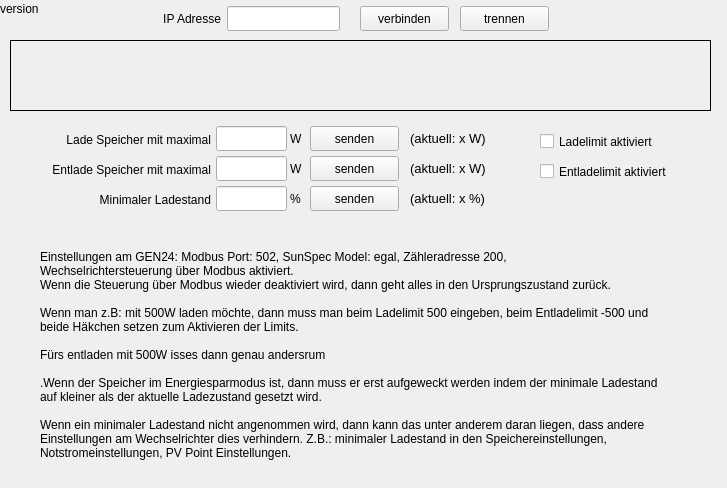
<?xml version="1.0" encoding="UTF-8"?>
<ui version="4.0">
 <class>MainWindow</class>
 <widget class="QMainWindow" name="MainWindow">
  <property name="geometry">
   <rect>
    <x>0</x>
    <y>0</y>
    <width>727</width>
    <height>488</height>
   </rect>
  </property>
  <property name="windowTitle">
   <string>MainWindow</string>
  </property>
  <widget class="QWidget" name="centralWidget">
   <widget class="QPushButton" name="pushButton_charge_send">
    <property name="geometry">
     <rect>
      <x>310</x>
      <y>126</y>
      <width>89</width>
      <height>25</height>
     </rect>
    </property>
    <property name="text">
     <string>senden</string>
    </property>
   </widget>
   <widget class="QLabel" name="label_status">
    <property name="geometry">
     <rect>
      <x>10</x>
      <y>40</y>
      <width>701</width>
      <height>71</height>
     </rect>
    </property>
    <property name="frameShape">
     <enum>QFrame::Box</enum>
    </property>
    <property name="text">
     <string/>
    </property>
    <property name="alignment">
     <set>Qt::AlignCenter</set>
    </property>
   </widget>
   <widget class="QLineEdit" name="lineEdit_charge">
    <property name="geometry">
     <rect>
      <x>216</x>
      <y>126</y>
      <width>71</width>
      <height>25</height>
     </rect>
    </property>
   </widget>
   <widget class="QLabel" name="label">
    <property name="geometry">
     <rect>
      <x>10</x>
      <y>130</y>
      <width>201</width>
      <height>20</height>
     </rect>
    </property>
    <property name="text">
     <string>Lade Speicher mit maximal</string>
    </property>
    <property name="alignment">
     <set>Qt::AlignRight|Qt::AlignTrailing|Qt::AlignVCenter</set>
    </property>
   </widget>
   <widget class="QLabel" name="label_2">
    <property name="geometry">
     <rect>
      <x>290</x>
      <y>130</y>
      <width>21</width>
      <height>17</height>
     </rect>
    </property>
    <property name="text">
     <string>W</string>
    </property>
   </widget>
   <widget class="QLabel" name="label_max_charge_current">
    <property name="geometry">
     <rect>
      <x>410</x>
      <y>130</y>
      <width>131</width>
      <height>17</height>
     </rect>
    </property>
    <property name="font">
     <font>
      <pointsize>10</pointsize>
     </font>
    </property>
    <property name="text">
     <string>(aktuell: x W)</string>
    </property>
   </widget>
   <widget class="QLineEdit" name="lineEdit_discharge">
    <property name="geometry">
     <rect>
      <x>216</x>
      <y>156</y>
      <width>71</width>
      <height>25</height>
     </rect>
    </property>
   </widget>
   <widget class="QLabel" name="label_max_discharge_current">
    <property name="geometry">
     <rect>
      <x>410</x>
      <y>160</y>
      <width>131</width>
      <height>17</height>
     </rect>
    </property>
    <property name="font">
     <font>
      <pointsize>10</pointsize>
     </font>
    </property>
    <property name="text">
     <string>(aktuell: x W)</string>
    </property>
   </widget>
   <widget class="QLabel" name="label_3">
    <property name="geometry">
     <rect>
      <x>10</x>
      <y>160</y>
      <width>201</width>
      <height>20</height>
     </rect>
    </property>
    <property name="text">
     <string>Entlade Speicher mit maximal</string>
    </property>
    <property name="alignment">
     <set>Qt::AlignRight|Qt::AlignTrailing|Qt::AlignVCenter</set>
    </property>
   </widget>
   <widget class="QLabel" name="label_4">
    <property name="geometry">
     <rect>
      <x>290</x>
      <y>160</y>
      <width>21</width>
      <height>17</height>
     </rect>
    </property>
    <property name="text">
     <string>W</string>
    </property>
   </widget>
   <widget class="QPushButton" name="pushButton_discharge_send">
    <property name="geometry">
     <rect>
      <x>310</x>
      <y>156</y>
      <width>89</width>
      <height>25</height>
     </rect>
    </property>
    <property name="text">
     <string>senden</string>
    </property>
   </widget>
   <widget class="QLineEdit" name="lineEdit_percent_min">
    <property name="geometry">
     <rect>
      <x>216</x>
      <y>186</y>
      <width>71</width>
      <height>25</height>
     </rect>
    </property>
   </widget>
   <widget class="QLabel" name="label_percent_min_current">
    <property name="geometry">
     <rect>
      <x>410</x>
      <y>190</y>
      <width>131</width>
      <height>17</height>
     </rect>
    </property>
    <property name="font">
     <font>
      <pointsize>10</pointsize>
     </font>
    </property>
    <property name="text">
     <string>(aktuell: x %)</string>
    </property>
   </widget>
   <widget class="QLabel" name="label_6">
    <property name="geometry">
     <rect>
      <x>10</x>
      <y>190</y>
      <width>201</width>
      <height>20</height>
     </rect>
    </property>
    <property name="text">
     <string>Minimaler Ladestand</string>
    </property>
    <property name="alignment">
     <set>Qt::AlignRight|Qt::AlignTrailing|Qt::AlignVCenter</set>
    </property>
   </widget>
   <widget class="QLabel" name="label_7">
    <property name="geometry">
     <rect>
      <x>290</x>
      <y>190</y>
      <width>21</width>
      <height>17</height>
     </rect>
    </property>
    <property name="text">
     <string>%</string>
    </property>
   </widget>
   <widget class="QPushButton" name="pushButton_min_percent_send">
    <property name="geometry">
     <rect>
      <x>310</x>
      <y>186</y>
      <width>89</width>
      <height>25</height>
     </rect>
    </property>
    <property name="text">
     <string>senden</string>
    </property>
   </widget>
   <widget class="QCheckBox" name="checkBox_chargelimit">
    <property name="geometry">
     <rect>
      <x>540</x>
      <y>130</y>
      <width>151</width>
      <height>23</height>
     </rect>
    </property>
    <property name="text">
     <string>Ladelimit aktiviert</string>
    </property>
   </widget>
   <widget class="QCheckBox" name="checkBox_dischargelimit">
    <property name="geometry">
     <rect>
      <x>540</x>
      <y>160</y>
      <width>171</width>
      <height>23</height>
     </rect>
    </property>
    <property name="text">
     <string>Entladelimit aktiviert</string>
    </property>
   </widget>
   <widget class="QLabel" name="label_5">
    <property name="geometry">
     <rect>
      <x>40</x>
      <y>250</y>
      <width>631</width>
      <height>221</height>
     </rect>
    </property>
    <property name="font">
     <font>
      <pointsize>9</pointsize>
     </font>
    </property>
    <property name="text">
     <string>Einstellungen am GEN24: Modbus Port: 502, SunSpec Model: egal, Zähleradresse 200,
Wechselrichtersteuerung über Modbus aktiviert.
Wenn die Steuerung über Modbus wieder deaktiviert wird, dann geht alles in den Ursprungszustand zurück.

Wenn man z.B: mit 500W laden möchte, dann muss man beim Ladelimit 500 eingeben, beim Entladelimit -500 und beide Häkchen setzen zum Aktivieren der Limits.

Fürs entladen mit 500W isses dann genau andersrum

.Wenn der Speicher im Energiesparmodus ist, dann muss er erst aufgeweckt werden indem der minimale Ladestand auf kleiner als der aktuelle Ladezustand gesetzt wird.

Wenn ein minimaler Ladestand nicht angenommen wird, dann kann das unter anderem daran liegen, dass andere Einstellungen am Wechselrichter dies verhindern. Z.B.: minimaler Ladestand in den Speichereinstellungen, Notstromeinstellungen, PV Point Einstellungen.</string>
    </property>
    <property name="alignment">
     <set>Qt::AlignLeading|Qt::AlignLeft|Qt::AlignTop</set>
    </property>
    <property name="wordWrap">
     <bool>true</bool>
    </property>
   </widget>
   <widget class="QLabel" name="label_8">
    <property name="geometry">
     <rect>
      <x>140</x>
      <y>10</y>
      <width>81</width>
      <height>17</height>
     </rect>
    </property>
    <property name="text">
     <string>IP Adresse</string>
    </property>
    <property name="alignment">
     <set>Qt::AlignRight|Qt::AlignTrailing|Qt::AlignVCenter</set>
    </property>
   </widget>
   <widget class="QLineEdit" name="lineEdit_ip">
    <property name="geometry">
     <rect>
      <x>227</x>
      <y>6</y>
      <width>113</width>
      <height>25</height>
     </rect>
    </property>
    <property name="inputMask">
     <string/>
    </property>
    <property name="text">
     <string/>
    </property>
   </widget>
   <widget class="QPushButton" name="pushButton_connect">
    <property name="geometry">
     <rect>
      <x>360</x>
      <y>6</y>
      <width>89</width>
      <height>25</height>
     </rect>
    </property>
    <property name="text">
     <string>verbinden</string>
    </property>
   </widget>
   <widget class="QPushButton" name="pushButton_disconnect">
    <property name="geometry">
     <rect>
      <x>460</x>
      <y>6</y>
      <width>89</width>
      <height>25</height>
     </rect>
    </property>
    <property name="text">
     <string>trennen</string>
    </property>
   </widget>
   <widget class="QLabel" name="label_version">
    <property name="geometry">
     <rect>
      <x>0</x>
      <y>0</y>
      <width>67</width>
      <height>17</height>
     </rect>
    </property>
    <property name="text">
     <string>version</string>
    </property>
   </widget>
  </widget>
 </widget>
 <layoutdefault spacing="6" margin="11"/>
 <resources/>
 <connections/>
</ui>
